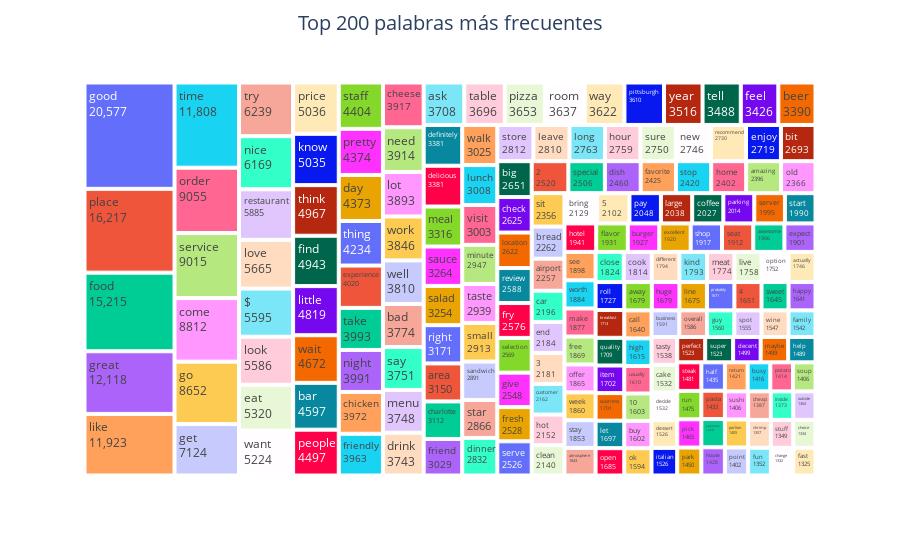

The notebook cell saved with this chart:
### Code cell
# tardo 3 minutos
FreqOfWords = df['text_clean'].str.split(expand=True).stack().value_counts()
FreqOfWords_top200 = FreqOfWords[:200]

fig = px.treemap(FreqOfWords_top200, path=[FreqOfWords_top200.index], values=0)
fig.update_layout(title_text='Top 200 palabras más frecuentes',
                  title_x=0.5, title_font=dict(size=20)
                  )
fig.update_traces(textinfo="label+value")
fig.show()

### Figure 1 — Plotly figure (JSON) as saved in the notebook; plotly's stock layout.template omitted (floating-point values rounded to 4 significant figures; data arrays with more than 128 entries replaced by an {"elided": "..."} marker saying what was removed)
{"data": [{"branchvalues": "total", "domain": {"x": [0, 1], "y": [0, 1]}, "hovertemplate": "labels=%{label}<br>0=%{value}<br>parent=%{parent}<br>id=%{id}<extra></extra>", "ids": {"elided": "200 str values"}, "labels": {"elided": "200 str values"}, "name": "", "parents": {"elided": "200 str values"}, "textinfo": "label+value", "type": "treemap", "values": {"elided": "200 int values"}}], "layout": {"legend": {"tracegroupgap": 0}, "margin": {"t": 60}, "title": {"font": {"size": 20}, "text": "Top 200 palabras más frecuentes", "x": 0.5}}}
